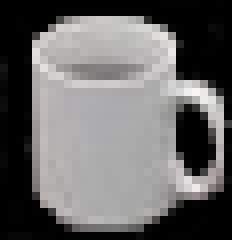
#> input picture 96131125_HW04/Template.png, 29 x 30 px (shown 8 times larger)
$ python problem-3.py
#> lines starting #> are read from the running program, lines starting #| are printed output that depends on the picture
import cv2 as cv
import time

# sliding window
def sliding_window(image, stepSize, windowSize):
    """
    slide a window across the image
    :param image:
    :param stepSize:
    :param windowSize:
    :return:
    """
    # slide a window across the image
    for x in range(0, image.shape[0], stepSize):
        for y in range(0, image.shape[1], stepSize):
            # yield the current window
            yield (x, y, image[x:x + windowSize[0], y:y + windowSize[1]])


if __name__ == '__main__':

    treshold_match_point = 2

    # read template
    template = cv.imread('Template.png', cv.IMREAD_GRAYSCALE)
#> template: shape (30, 29); min 0, max 247, mean 101.7
    template_shape = template.shape
#> template_shape = (30, 29)

    # zoomed template
    enlargement = 4
    template_big = cv.resize(template, dsize=(template_shape[0]*enlargement, template_shape[1]*enlargement))
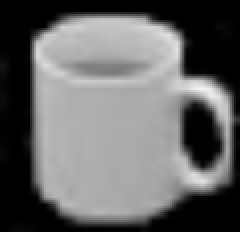
#> template_big: shape (116, 120) (shown 2 times larger); min 0, max 246, mean 101.6

    # read image
    image = cv.imread('Scene.jpg', cv.IMREAD_GRAYSCALE)
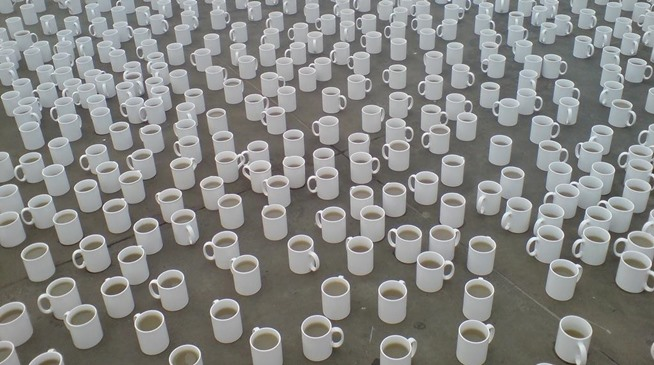
#> input picture 96131125_HW04/Scene.jpg, 654 x 365 px
#> image: shape (365, 654); min 30, max 255, mean 134.2
    image_copy_rec = image.copy()
    image_copy_point = image.copy()

    # sift
    sift = cv.xfeatures2d.SIFT_create()

    # sift key point for template
    temp_kp, temp_desc = sift.detectAndCompute(template_big, None)
#> temp_kp = 17 keypoints; strongest (x, y, size): (105, 46, 9.4), (101, 90, 8.5), (82, 21, 13), (96, 32, 8.5)
    print('descriptor of template: ', temp_desc.shape)
#| descriptor of template:  (17, 128)

    # check different sliding window for existence of template
    for x, y, sub_img in sliding_window(image=image, stepSize=template_shape[1]//4, windowSize=(template_shape[0]+5, template_shape[1]+5)):

        # if sliding window is out of image
        if sub_img.shape[0] != template_shape[0]+5 or sub_img.shape[1] != template_shape[1]+5:
            continue

        # sift descriptor for sliding window
        slide_kp, slide_desc = sift.detectAndCompute(sub_img, None)
        if slide_desc is None:
            continue

        print('descriptor of slide: ', slide_desc.shape)

        if slide_desc.shape[0] <= 2:
            continue

        # Brute Force Matcher
        bf = cv.BFMatcher()
        matches = bf.knnMatch(temp_desc, slide_desc, k=2)

        # Ratio Test for good matches
        good_matches = []
        for m, n in matches:
            if m.distance < 0.75 * n.distance:
                good_matches.append([m])

        if len(good_matches) >= treshold_match_point:
            cv.rectangle(image_copy_rec, (y, x), (y + template_shape[1], x + template_shape[0]), (0, 255, 255), 1)
            cv.imshow("Window_rec", image_copy_rec)
            cv.waitKey(1)
            time.sleep(0.025)
            cv.circle(img=image_copy_point, center=(y + template_shape[1]//2, x + template_shape[0]//2), radius=1,
                         color=(0, 255, 255), thickness=1)
            cv.imshow("Window_pint", image_copy_point)
            cv.waitKey(1)
            time.sleep(0.025)
#> this loop made 4982 passes
#> y on passes 1 to 3: 0, 7, 14
#| descriptor of slide:  (15, 128)
#| descriptor of slide:  (15, 128)
#| descriptor of slide:  (16, 128)
#| descriptor of slide:  (15, 128)
#| descriptor of slide:  (11, 128)
#| descriptor of slide:  (11, 128)
#| descriptor of slide:  (6, 128)
#| descriptor of slide:  (8, 128)
#> (further printed lines are left out)
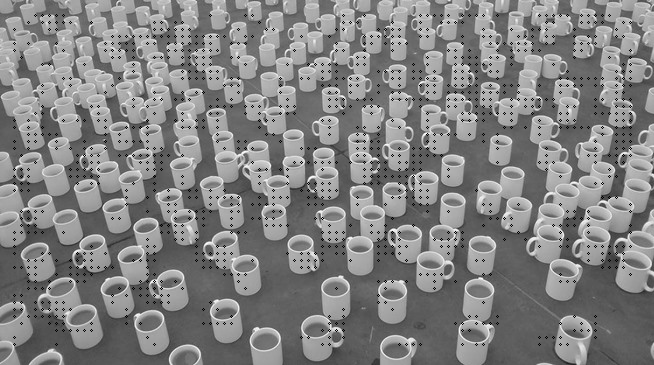
#> image_copy_point: shape (365, 654); min 0, max 255, mean 131.2
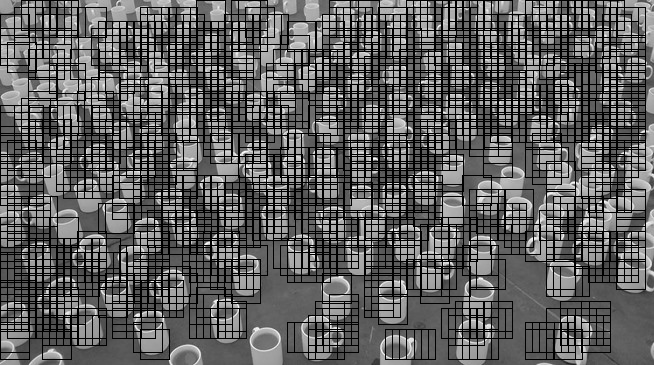
#> image_copy_rec: shape (365, 654); min 0, max 255, mean 94.3

    cv.imshow('Input Image', image)
    cv.imshow('Template', template)
    cv.imshow('Enlarge Template', template_big)
    cv.imwrite('.\\3\\1.jpg', image_copy_rec)
    cv.imwrite('.\\3\\2.jpg', image_copy_point)
    cv.waitKey(0)
